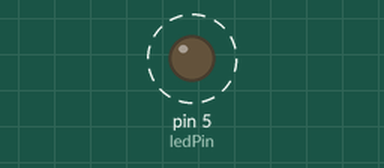
Simulated run of this sketch. Board: Arduino Uno, built with avr-gcc and run on an emulated ATmega328P. Shown: output pins drawn as LEDs (lit = HIGH). Dashed ring = blinking.

Above: at 0.05 s.
Timing chart, 0 to 3.0 s (numbered marks = the images above):
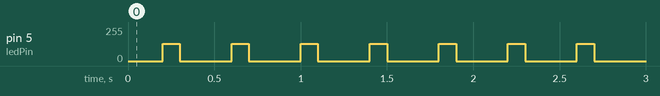

Measured:
- by itself, pin 5 (ledPin): alternates 128/255 for 0.10 s and 0/255 for 0.30 s

The sketch:

fading.ino
```cpp
int ledPin = 5;
void setup() {
  // put your setup code here, to run once:
  pinMode(ledPin,OUTPUT);

}

void loop() {
  // put your main code here, to run repeatedly:
  analogWrite(ledPin,512);
  delay(100);
  analogWrite(ledPin,256);
  delay(100);
  analogWrite(ledPin,128);
  delay(100);
  analogWrite(ledPin,0);
  delay(100);


}
```
